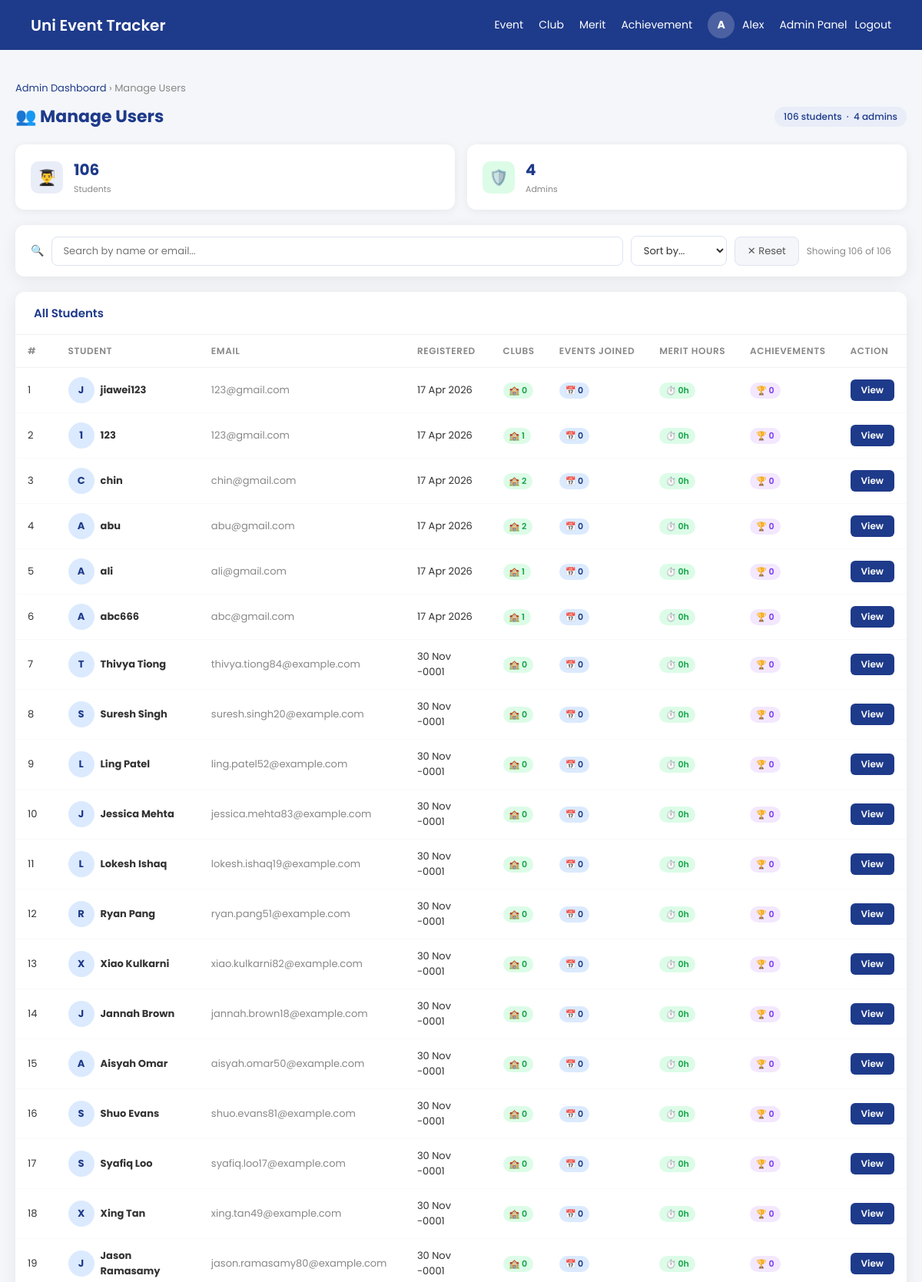
The app's page /Admin/admin_user.php (signed in, upper part) with its own data.
### tables this page shows
CREATE TABLE `user` (
  `id` int(10) NOT NULL,
  `username` varchar(50) NOT NULL,
  `password` varchar(255) NOT NULL,
  `email` varchar(50) NOT NULL,
  `register_date` datetime NOT NULL,
  `role` varchar(10) NOT NULL DEFAULT 'student',
  `last_online` datetime DEFAULT NULL
);

### Admin/admin_user.php (the view, shortened to what this page needs)
<?php
require("../database.php");
$totalUsers  = $con->query("SELECT COUNT(*) FROM user WHERE role='student'")->fetch_row()[0];
$totalAdmins = $con->query("SELECT COUNT(*) FROM user WHERE role='admin'")->fetch_row()[0];
$users = $con->query("
    SELECT
        u.id, u.username, u.email, u.role, u.register_date,
        COUNT(DISTINCT cm.clubid)        AS clubs_joined,
        COUNT(DISTINCT ep.eventid)       AS events_joined,
        COUNT(DISTINCT m.merit_id)       AS merit_count,
        IFNULL(SUM(m.hours), 0)          AS total_hours,
        COUNT(DISTINCT a.achievement_id) AS achievement_count
    FROM user u
    LEFT JOIN club_membership cm       ON cm.userid = u.id AND cm.register_status = 'Approved'
    LEFT JOIN event_participant ep     ON ep.userid = u.id
    LEFT JOIN merit m                  ON m.userid  = u.id
    LEFT JOIN achievement a            ON a.userid  = u.id
    WHERE u.role = 'student'
    GROUP BY u.id
    ORDER BY u.register_date DESC
");
$userRows = [];
while($r = $users->fetch_assoc()) $userRows[] = $r;
?>
<!DOCTYPE html>
<html lang="en">
<head>
</head>
<body>
<header>
    <div class="logo"><a href="../index.php">Uni Event Tracker</a></div>
    <nav>
        <a href="../Event/event_dashboard.php">Event</a>
        <a href="../clubtracker/clubHandler.php">Club</a>
        <a href="../merit/merit_dashboard.php">Merit</a>
        <a href="../achievement/achievement_dashboard.php">Achievement</a>
         <?php if(isset($_SESSION['username'])){ ?>
        <div class="user-menu">
            <div class="avatar-circle" <a href="user/userprofile.php"><?php echo strtoupper(mb_substr($_SESSION['username'], 0, 1)); ?></div>
            <a href="../user/userprofile.php"><span><?php echo htmlspecialchars($_SESSION['username'], ENT_QUOTES, 'UTF-8'); ?></span><a>
            <?php if(isset($_SESSION['role']) && $_SESSION['role'] == 'admin'){ ?>
            <a href="../Admin/admin_dashboard.php">Admin Panel</a>
            <?php } ?>
            <a href="../logout.php">Logout</a>
        </div>
        <?php } else { ?>
        <a href="../register.php">Register</a>
        <a href="../login.php">Login</a>
        <?php } ?>
    </nav>
</header>
<div class="page-wrapper">
    <div class="breadcrumb"><a href="admin_dashboard.php">Admin Dashboard</a> › Manage Users</div>
    <div class="page-header">
        <h2>👥 Manage Users</h2>
        <span class="count-badge"><?= $totalUsers ?> students &nbsp;·&nbsp; <?= $totalAdmins ?> admins</span>
    </div>
    <div class="stats-row">
        <div class="stat-card"><div class="stat-icon blue">👨‍🎓</div><div><div class="stat-value"><?= $totalUsers ?></div><div class="stat-label">Students</div></div></div>
        <div class="stat-card"><div class="stat-icon green">🛡️</div><div><div class="stat-value"><?= $totalAdmins ?></div><div class="stat-label">Admins</div></div></div>
    </div>
    <div class="filter-bar">
        <span style="font-size:14px;color:#aaa;">🔍</span>
        <input type="text" id="searchInput" placeholder="Search by name or email...">
        <select id="sortBy">
            <option value="">Sort by...</option>
        </select>
        <button class="btn-reset" onclick="resetFilters()">✕ Reset</button>
        <span class="result-count" id="resultCount"></span>
    </div>
    <div class="card">
        <div class="card-header"><h3>All Students</h3></div>
        <div class="table-wrap">
            <table>
                <thead>
                    <tr>
                        <th>#</th>
                        <th>Student</th>
                        <th>Email</th>
                        <th>Registered</th>
                        <th>Clubs</th>
                        <th>Events Joined</th>
                        <th>Merit Hours</th>
                        <th>Achievements</th>
                        <th>Action</th>
                    </tr>
                </thead>
                <tbody id="userTbody">
                <?php if(empty($userRows)): ?>
                    <tr class="empty-row"><td colspan="8">No students found.</td></tr>
                <?php else: ?>
                <?php foreach($userRows as $i => $row): ?>
                <tr data-name="<?= htmlspecialchars(strtolower($row['username']),ENT_QUOTES,'UTF-8') ?>"
                    data-email="<?= htmlspecialchars(strtolower($row['email']),ENT_QUOTES,'UTF-8') ?>"
                    data-date="<?= $row['register_date'] ?>"
                    data-hours="<?= $row['total_hours'] ?>">
                    <td><?= $i+1 ?></td>
                    <td>
                        <div class="user-cell">
                            <div class="user-avatar"><?= strtoupper(mb_substr($row['username'],0,1)) ?></div>
                            <strong class="col-name"><?= htmlspecialchars($row['username'],ENT_QUOTES,'UTF-8') ?></strong>
                        </div>
                    </td>
                    <td style="color:#888"><?= htmlspecialchars($row['email'],ENT_QUOTES,'UTF-8') ?></td>
                    <td><?= date('d M Y', strtotime($row['register_date'])) ?></td>
                    <td><span class="mini-pill pill-green">🏫 <?= $row['clubs_joined'] ?></span></td>
                    <td><span class="mini-pill pill-blue">📅 <?= $row['events_joined'] ?></span></td>
                    <td><span class="mini-pill pill-green">⏱️ <?= round($row['total_hours'],1) ?>h</span></td>
                    <td><span class="mini-pill pill-purple">🏆 <?= $row['achievement_count'] ?></span></td>
                    <td><a class="btn-view" href="admin_viewuser.php?id=<?= $row['id'] ?>">View</a></td>
                </tr>
                <?php endforeach; ?>
                <?php endif; ?>
                </tbody>
            </table>
        </div>
    </div>
</div>
</body>
</html>

### Admin/admin_user.php (style rules this page uses)
* { box-sizing:border-box;margin:0;padding:0; }
body { font-family:'Poppins',sans-serif;background:#f4f6f9;min-height:100vh;display:flex;flex-direction:column; }
header { display:flex;justify-content:space-between;align-items:center;padding:15px 40px;background:#1E3A8A;color:white; }
.logo a { font-size:20px;font-weight:600;color:white;text-decoration:none; }
nav { display:flex;align-items:center;gap:20px; }
nav a { color:white;text-decoration:none;font-size:14px; }
.user-menu { display:flex;align-items:center;gap:10px; }
.avatar-circle { width:35px;height:35px;border-radius:50%;background:rgba(255,255,255,0.2);display:flex;align-items:center;justify-content:center;font-weight:700;font-size:14px;color:white; }
.page-wrapper { flex:1;max-width:1200px;margin:40px auto;padding:0 20px;width:100%; }
.breadcrumb { font-size:13px;color:#888;margin-bottom:10px; }
.breadcrumb a { color:#1E3A8A;text-decoration:none; }
.page-header { margin-bottom:20px;display:flex;align-items:center;justify-content:space-between;flex-wrap:wrap;gap:12px; }
.page-header h2 { font-size:22px;font-weight:700;color:#1E3A8A; }
.count-badge { font-size:12px;background:#e8edf8;color:#1E3A8A;padding:4px 12px;border-radius:20px;font-weight:500; }
.stats-row { display:grid;grid-template-columns:repeat(auto-fit,minmax(150px,1fr));gap:16px;margin-bottom:20px; }
.stat-card { background:white;border-radius:12px;padding:18px 20px;box-shadow:0 2px 12px rgba(0,0,0,0.06);display:flex;align-items:center;gap:14px; }
.stat-icon { width:42px;height:42px;border-radius:10px;display:flex;align-items:center;justify-content:center;font-size:20px; }
.stat-icon.blue { background:#e8edf8; }
.stat-icon.green { background:#dcfce7; }
.stat-value { font-size:20px;font-weight:700;color:#1E3A8A; }
.stat-label { font-size:11px;color:#888;margin-top:2px; }
.filter-bar { background:white;border-radius:12px;box-shadow:0 4px 20px rgba(0,0,0,0.07);padding:14px 20px;margin-bottom:20px;display:flex;flex-wrap:wrap;gap:10px;align-items:center; }
.filter-bar input[type="text"] { flex:1;min-width:180px;padding:8px 14px;border:1.5px solid #dde3f0;border-radius:8px;font-family:'Poppins',sans-serif;font-size:13px;color:#333; }
.filter-bar select { padding:8px 12px;border:1.5px solid #dde3f0;border-radius:8px;font-family:'Poppins',sans-serif;font-size:13px;color:#333;background:white;cursor:pointer; }
.btn-reset { padding:8px 16px;background:#f4f6f9;color:#555;border:1.5px solid #dde3f0;border-radius:8px;font-family:'Poppins',sans-serif;font-size:13px;cursor:pointer; }
.result-count { font-size:12px;color:#888;margin-left:auto; }
.card { background:white;border-radius:12px;box-shadow:0 4px 20px rgba(0,0,0,0.07);overflow:hidden;margin-bottom:20px; }
.card-header { padding:16px 24px;border-bottom:1px solid #f0f0f0; }
.card-header h3 { font-size:15px;font-weight:600;color:#1E3A8A; }
.table-wrap { overflow-x:auto; }
table { width:100%;border-collapse:collapse; }
th { padding:12px 16px;text-align:left;font-size:12px;font-weight:600;color:#888;text-transform:uppercase;letter-spacing:0.05em;border-bottom:1px solid #f0f0f0;white-space:nowrap; }
td { padding:12px 16px;font-size:13px;color:#333;border-bottom:1px solid #f9f9f9;vertical-align:middle; }
.user-avatar { width:34px;height:34px;border-radius:50%;background:#dbeafe;color:#1E3A8A;display:inline-flex;align-items:center;justify-content:center;font-weight:700;font-size:13px;margin-right:8px;flex-shrink:0; }
.user-cell { display:flex;align-items:center; }
.mini-pill { display:inline-flex;align-items:center;gap:4px;padding:2px 8px;border-radius:20px;font-size:11px;font-weight:600; }
.pill-blue { background:#dbeafe;color:#1E3A8A; }
.pill-green { background:#dcfce7;color:#16a34a; }
.pill-purple { background:#f3e8ff;color:#7c3aed; }
.btn-view { display:inline-block;padding:5px 14px;background:#1E3A8A;color:white;border-radius:6px;font-size:12px;font-weight:600;text-decoration:none;transition:background 0.2s; }

### records on screen
user: username "J", email "123@gmail.com", register_date "17 Apr 2026", clubs_joined "0", events_joined "0", total_hours "0", achievement_count "0"
user: username "1", username "123", email "123@gmail.com", register_date "17 Apr 2026", clubs_joined "1", events_joined "0", total_hours "0", achievement_count "0"
user: username "C", email "chin@gmail.com", register_date "17 Apr 2026", clubs_joined "2", events_joined "0", total_hours "0", achievement_count "0"
user: username "A", email "abu@gmail.com", register_date "17 Apr 2026", clubs_joined "2", events_joined "0", total_hours "0", achievement_count "0"
user: username "A", email "ali@gmail.com", register_date "17 Apr 2026", clubs_joined "1", events_joined "0", total_hours "0", achievement_count "0"
user: username "A", email "abc@gmail.com", register_date "17 Apr 2026", clubs_joined "1", events_joined "0", total_hours "0", achievement_count "0"
user: username "T", email "thivya.tiong84@example.com", register_date "30 Nov -0001", clubs_joined "0", events_joined "0", total_hours "0", achievement_count "0"
user: username "S", email "suresh.singh20@example.com", register_date "30 Nov -0001", clubs_joined "0", events_joined "0", total_hours "0", achievement_count "0"
user: username "L", email "ling.patel52@example.com", register_date "30 Nov -0001", clubs_joined "0", events_joined "0", total_hours "0", achievement_count "0"
user: username "J", email "jessica.mehta83@example.com", register_date "30 Nov -0001", clubs_joined "0", events_joined "0", total_hours "0", achievement_count "0"
user: username "L", email "lokesh.ishaq19@example.com", register_date "30 Nov -0001", clubs_joined "0", events_joined "0", total_hours "0", achievement_count "0"
user: username "R", email "ryan.pang51@example.com", register_date "30 Nov -0001", clubs_joined "0", events_joined "0", total_hours "0", achievement_count "0"
user: username "X", email "xiao.kulkarni82@example.com", register_date "30 Nov -0001", clubs_joined "0", events_joined "0", total_hours "0", achievement_count "0"
user: username "J", email "jannah.brown18@example.com", register_date "30 Nov -0001", clubs_joined "0", events_joined "0", total_hours "0", achievement_count "0"
user: username "A", email "aisyah.omar50@example.com", register_date "30 Nov -0001", clubs_joined "0", events_joined "0", total_hours "0", achievement_count "0"
user: username "S", email "shuo.evans81@example.com", register_date "30 Nov -0001", clubs_joined "0", events_joined "0", total_hours "0", achievement_count "0"
user: username "S", email "syafiq.loo17@example.com", register_date "30 Nov -0001", clubs_joined "0", events_joined "0", total_hours "0", achievement_count "0"
user: username "X", email "xing.tan49@example.com", register_date "30 Nov -0001", clubs_joined "0", events_joined "0", total_hours "0", achievement_count "0"
user: username "J", email "jason.ramasamy80@example.com", register_date "30 Nov -0001", clubs_joined "0", events_joined "0", total_hours "0", achievement_count "0"

### other values on screen
mb_substr($_SESSION['username'], 0, 1) "A"
$_SESSION['username'] "Alex"
$totalUsers "106"
$totalAdmins "4"
